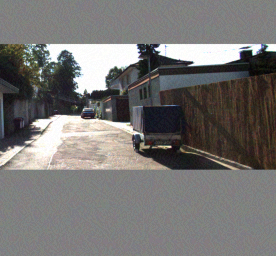
#> input picture scripts/tmp/2_img_att_pgd/2.png, 276 x 256 px
$ python resize.py
#> lines starting #> are read from the running program, lines starting #| are printed output that depends on the picture
import cv2 as cv

if __name__ == '__main__':
    to_resize_image_path = '../scripts/tmp/2_img_att_pgd/2.png'
    to_resize_size_x = 256
    to_resize_size_y = 256
    to_save_resized_image_path = "attacked_image/resize_2_img_att_pgd_detect_area_image_2.png"

    to_resize_image = cv.imread(to_resize_image_path)
#> to_resize_image is the input picture: shape (256, 276, 3); mean B, G, R 114.8, 116.4, 118.4
    resized_image = cv.resize(to_resize_image, (to_resize_size_x, to_resize_size_y), interpolation=cv.INTER_AREA)
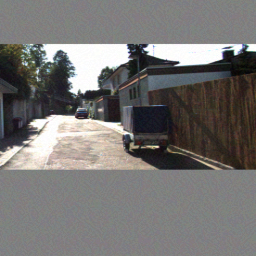
#> resized_image: shape (256, 256, 3); mean B, G, R 114.8, 116.4, 118.4
    cv.imwrite(to_save_resized_image_path, resized_image)
